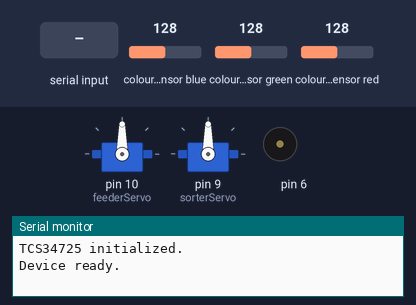
The sketch below on a simulated Arduino Uno, built with avr-gcc and run on an emulated ATmega328P. Parts: 2 × servo, buzzer (waves = sounding), the last lines printed to the serial monitor. Inputs (shaded band) come from the test bench; at power-on: colour sensor blue 128, colour sensor green 128, colour sensor red 128.

Above: at 1.2 s.
1.3 s: "start\n" received over Serial
At 2.7 s:
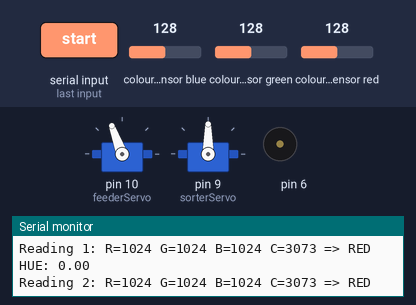
At 4.1 s:
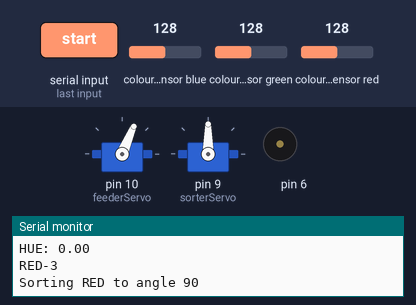
4.3 s: "BUZZ\n" received over Serial
At 7.0 s:
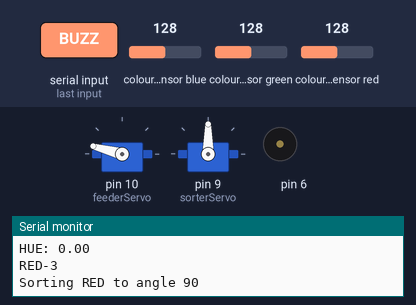
7.3 s: colour sensor blue set to 5
10.3 s: "BUZZ\n" received over Serial
At 11.36 s:
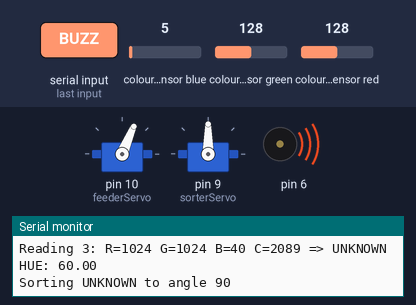
13.3 s: colour sensor green set to 162
16.0 s: colour sensor green set to 169
Timing chart, 0 to 21.4 s (numbered marks = the images above; inputs shaded):
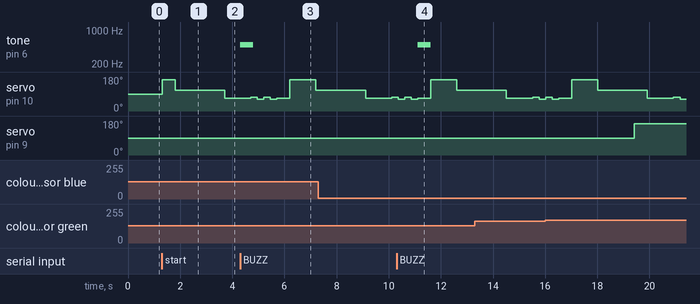

Measured:
- after the input at 1.3 s, servo on pin 10 (feederServo): 90° → 165° at once, → 110° 0.50 s later, → 67° 1.9 s later
- after the input at 4.3 s, tone on pin 6: silent → 500 Hz at once, → silent 0.50 s later
- after the input at 10.3 s, tone on pin 6: silent → 500 Hz after 0.81 s, → silent 0.50 s later

The sketch:

2025FHIBUKAI_C_program_Arduino.ino
```cpp
// IoT-system-na-automatizovane-triedenie-objektov-podla-farieb
// Autor: Christian Bukai
// EUBA 2025

// Kniznice
#include <Wire.h>                // I2C komunikacia
#include <Servo.h>               // ovladanie servomotorov
#include "Adafruit_TCS34725.h"   // podpora RGB senzora

// Servo pozicie a mapovania
const int POS_LOAD = 165;
const int POS_READ = 110;
const int POS_DROP = 67;
Servo feederServo;
Servo sorterServo;

// Konstanty pre farby
#define COLOR_RED     0
#define COLOR_ORANGE  1
#define COLOR_YELLOW  2
#define COLOR_GREEN   3
#define COLOR_PURPLE  4
#define COLOR_UNKNOWN -1

// Nazvy farieb a ich priradene pozicie (1–5)
const int NUM_COLORS = 5;
String colorNames[NUM_COLORS] = {"YELLOW", "ORANGE", "RED", "PURPLE", "GREEN"};
int colorPositions[NUM_COLORS] = {1, 2, 3, 4, 5};

// Mapa pozicie 1–5 na konkretny servo uhol
int positionAngles[6] = {0, 25, 55, 90, 125, 165};

// RGB senzor s nastavenim integracie
Adafruit_TCS34725 tcs = Adafruit_TCS34725(TCS34725_INTEGRATIONTIME_50MS, TCS34725_GAIN_4X);

// Stavove premenne
bool running = false;
String command = "";
String finalDetectedColor = "UNKNOWN";

// Normalizacia RGB podla C a vypocet HUE a klasifikacia farieb
String classifyColor(uint16_t r, uint16_t g, uint16_t b, uint16_t c) {
  if (c == 0) c = 1;

  // normalizacia, ziskanie relativneho pomeru RGB nezavisly od svetelnosti
  float rNorm = (float)r / c;
  float gNorm = (float)g / c;
  float bNorm = (float)b / c;

  float maxVal = max(rNorm, max(gNorm, bNorm)); // najvacsia hodnota zo zloziek
  float minVal = min(rNorm, min(gNorm, bNorm)); // najmensia hosnota zo zloziek
  float delta = maxVal - minVal;                // rozdiel medzi najjasnejsou a najtmavsou zlozkou

  float hue = 0;
  // HSV konverzia a vypocet podla toho ktora zlozka dominuje
  if (delta > 0) {
    if (maxVal == rNorm) hue = 60.0 * fmod(((gNorm - bNorm) / delta), 6);     // cervena zlozka
    else if (maxVal == gNorm) hue = 60.0 * (((bNorm - rNorm) / delta) + 2);   // zelena zlozka
    else hue = 60.0 * (((rNorm - gNorm) / delta) + 4);                        // modra zlozka
  }

  if (hue < 0) hue += 360.0;  // zabezpecenie aby hodnota HUE bola v rozsahu 0-360
  Serial.print("HUE: ");
  Serial.println(hue);

  //klasifikacia podla HUE
  if (hue >=25 && hue < 35) {
    return "YELLOW";
  } else if (hue > 5 && hue < 15 && c > 750) {
    return "ORANGE";
  } else if (hue < 7 || hue >= 357) {
    return "RED";
  } else if (hue > 7 && hue < 19) {
    return "PURPLE";
  } else if (hue > 70 && hue < 90) {
    return "GREEN";
  }
  return "UNKNOWN";
}

// Inicializacia systemu
void setup() {
  Serial.begin(9600);
  feederServo.attach(10);
  sorterServo.attach(9);

// Kontrola dostupnosti senzora
  if (!tcs.begin()) {
    Serial.println("Sensor not found. Check wiring.");
    while (1);
  }
  Serial.println("TCS34725 initialized.");
  Serial.println("Device ready.");
}

// Pomocna funkcia na trasenie podavacom
void wiggleAtDropPosition(int center, int range = 5, int repetitions = 2) {
  for (int i = 0; i < repetitions; i++) {
    feederServo.write(center + range);
    delay(250);
    feederServo.write(center - range);
    delay(250);
  }
  feederServo.write(center);
}

// Pokrocili delay s moznostou prerusenia - potrebna pri zastaveni systemu s diagnostickym vypisom na serial monitor
void smartDelay(unsigned long ms) {
  unsigned long start = millis();
  while (millis() - start < ms) {
    if (Serial.available()) {
      String cmd = Serial.readStringUntil('\n');
      cmd.trim();
      if (cmd == "stop") {
        running = false;
        Serial.println("Sorting STOPPED");
        return;
      } else if (cmd == "BUZZ") {
        tone(6, 500, 500);
      } else if (cmd == "start") {
        running = true;
        Serial.println("Sorting STARTED");
      }
    }
  }
}

// Hlavna slucka s diagnostickym vypis do serial monitoru na diagnostiku
void loop() {
  if (Serial.available()) {
    command = Serial.readStringUntil('\n');
    command.trim();

    // kontrola prikazov zo serial monitor
    if (command == "start") {
      running = true;
      Serial.println("Sorting STARTED");
    } else if (command == "stop") {
      running = false;
      Serial.println("Sorting STOPPED");
    } else if (command == "BUZZ") {
      tone(6, 500, 500);
    } else if (command.indexOf('-') != -1) {
      int sep = command.indexOf('-');
      String color = command.substring(0, sep);
      int pos = command.substring(sep + 1).toInt();
      for (int i = 0; i < NUM_COLORS; i++) {
        if (color.equalsIgnoreCase(colorNames[i])) {
          colorPositions[i] = pos;
          Serial.println("Updated mapping: " + color + " - " + String(pos));
          break;
        }
      }
    }
  }

  if (running) {
    runColorCycle();
    delay(500);
  }
}

// Hlavny cyklus triedenia
void runColorCycle() {
  if (!running) return;

  // podania cukrika
  feederServo.write(POS_LOAD);
  smartDelay(500);
  if (!running) return;

  // posunutie cukrika pod senzor
  feederServo.write(POS_READ);
  smartDelay(500);
  if (!running) return;

  // ziskanie 3 RGBC merani
  uint32_t rTotal = 0, gTotal = 0, bTotal = 0, cTotal = 0;
  for (int i = 0; i < 3; i++) {
    uint16_t r, g, b, c;
    tcs.getRawData(&r, &g, &b, &c);
    rTotal += r;
    gTotal += g;
    bTotal += b;
    cTotal += c;

    // upozornenie pri nizkom odraze svetla
    if (c < 100) {
      Serial.println("WARNING: Low light detected.");
      tone(6, 500, 500);
    }

    // urcenie farby z merani - vypis n serial monitor ako diagnostika
    String tempColor = classifyColor(r, g, b, c);
    Serial.print("Reading ");
    Serial.print(i + 1);
    Serial.print(": R=");
    Serial.print(r);
    Serial.print(" G=");
    Serial.print(g);
    Serial.print(" B=");
    Serial.print(b);
    Serial.print(" C=");
    Serial.print(c);
    Serial.print(" => ");
    Serial.println(tempColor);

    smartDelay(250);
    if (!running) return;
  }

  // priemer RGBC z 3 merani
  uint16_t rAvg = rTotal / 3;
  uint16_t gAvg = gTotal / 3;
  uint16_t bAvg = bTotal / 3;
  uint16_t cAvg = cTotal / 3;
  finalDetectedColor = classifyColor(rAvg, gAvg, bAvg, cAvg);
  if (!running) return;

  // odoslanie rozpoznanej farby cez serial
  if (finalDetectedColor != "UNKNOWN") {
    int colorPosition = 0;
    for (int i = 0; i < NUM_COLORS; i++) {
      if (finalDetectedColor == colorNames[i]) {
        colorPosition = colorPositions[i];
        break;
      }
    }
    if (colorPosition >= 1 && colorPosition <= 5) {
      String msg = finalDetectedColor + "-" + String(colorPosition);
      Serial.println(msg);
    }
  }

  if (!running) return;

  // podla mapovania sa zisti cielovy kontajner
  int targetPos = 90;
  for (int i = 0; i < NUM_COLORS; i++) {
    if (finalDetectedColor == colorNames[i]) {
      int posIndex = colorPositions[i];
      if (posIndex >= 1 && posIndex <= 5) {
        targetPos = positionAngles[posIndex];
      }
      break;
    }
  }
  if (!running) return;

  // otocenia serva na triedenie - vypis na serial monitor ako diagnostika
  Serial.print("Sorting ");
  Serial.print(finalDetectedColor);
  Serial.print(" to angle ");
  Serial.println(targetPos);

  sorterServo.write(targetPos);

  smartDelay(500);
  if (!running) return;

  // vysypanie cukrika
  feederServo.write(POS_DROP);
  smartDelay(1000);
  if (!running) return;

  // zatrasenie cukrikom vratenia serva na zaciatocnu poziciu
  wiggleAtDropPosition(POS_DROP);
  smartDelay(500);
  if (!running) return;
  feederServo.write(POS_LOAD);
}
```
